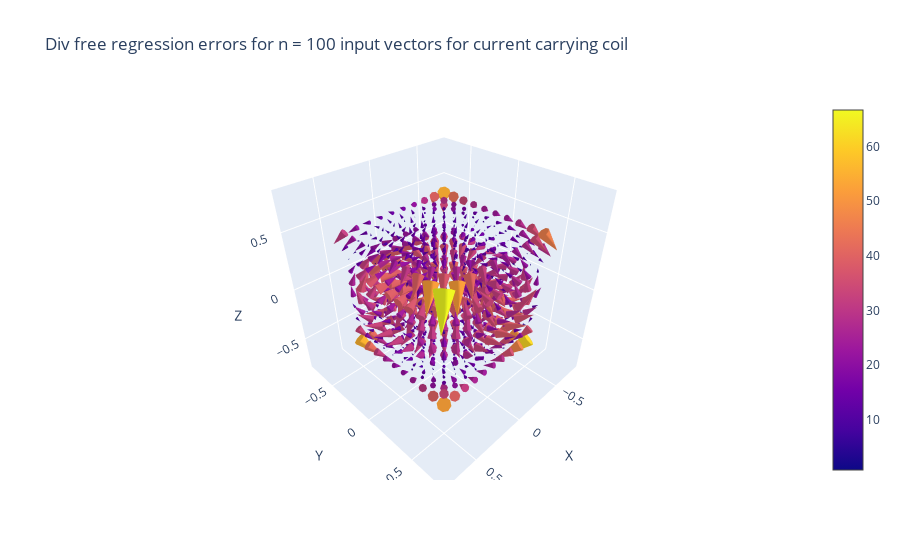

Notebook code cell kept with this figure:
### Code cell
# plot residuals of fit above: 
residuals_coil_div_free, mse_coil_div_free = differencer(outputs_coil, outputs_coil_div_free)
print(f'MSE for this case of {mse_coil_div_free}')
plotter(residuals_coil_div_free, 
        title = f'Div free regression errors for n = {given_samples_coil} input vectors for current carrying coil')

### Figure 1 — Plotly figure (JSON) as saved in the notebook; plotly's stock layout.template omitted (floating-point values rounded to 4 significant figures; data arrays with more than 128 entries replaced by an {"elided": "..."} marker saying what was removed)
{"data": [{"anchor": "tail", "sizemode": "scaled", "sizeref": 2, "type": "cone", "u": {"elided": "1000 float values"}, "v": {"elided": "1000 float values"}, "w": {"elided": "1000 float values"}, "x": {"elided": "1000 float values"}, "y": {"elided": "1000 float values"}, "z": {"elided": "1000 float values"}}], "layout": {"scene": {"xaxis": {"title": {"text": "X"}}, "yaxis": {"title": {"text": "Y"}}, "zaxis": {"title": {"text": "Z"}}}, "title": {"text": "Div free regression errors for n = 100 input vectors for current carrying coil"}}}
